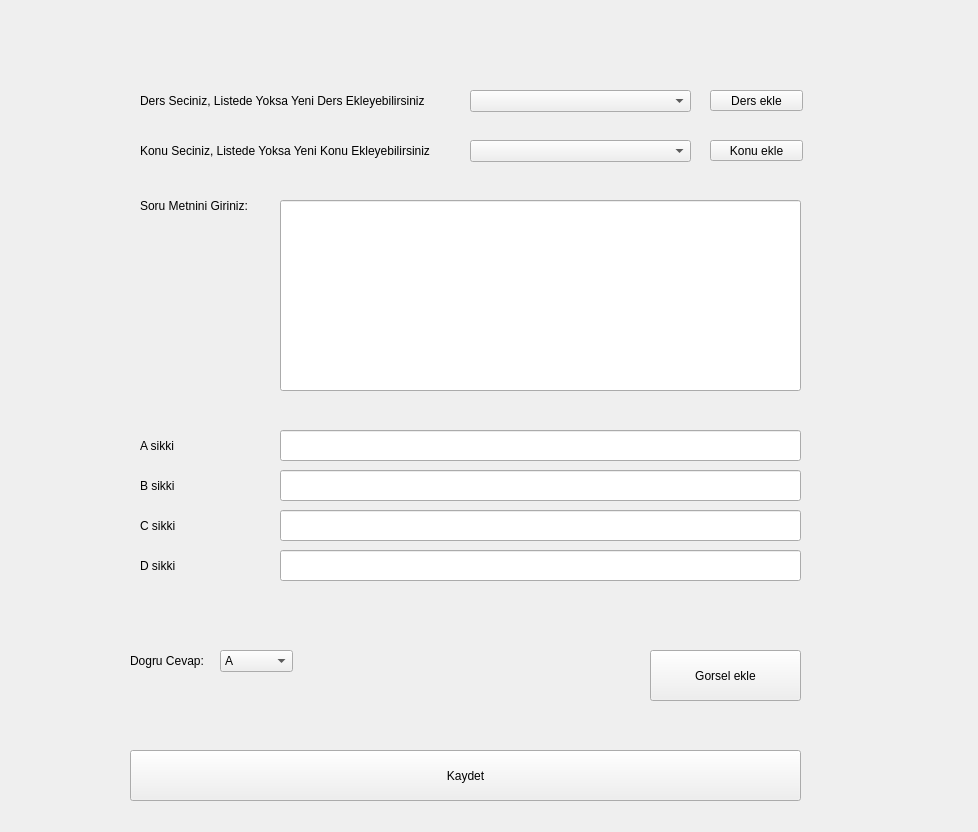
<?xml version="1.0" encoding="UTF-8"?>
<ui version="4.0">
 <class>SoruEkle</class>
 <widget class="QWidget" name="SoruEkle">
  <property name="geometry">
   <rect>
    <x>0</x>
    <y>0</y>
    <width>978</width>
    <height>832</height>
   </rect>
  </property>
  <property name="windowTitle">
   <string>Soru ekle</string>
  </property>
  <widget class="QLabel" name="DersSec_lbl">
   <property name="geometry">
    <rect>
     <x>140</x>
     <y>80</y>
     <width>311</width>
     <height>41</height>
    </rect>
   </property>
   <property name="text">
    <string>Ders Seciniz, Listede Yoksa Yeni Ders Ekleyebilirsiniz</string>
   </property>
  </widget>
  <widget class="QLabel" name="KonuSec_lbl">
   <property name="geometry">
    <rect>
     <x>140</x>
     <y>130</y>
     <width>311</width>
     <height>41</height>
    </rect>
   </property>
   <property name="text">
    <string>Konu Seciniz, Listede Yoksa Yeni Konu Ekleyebilirsiniz</string>
   </property>
  </widget>
  <widget class="QComboBox" name="DersSec_cmbox">
   <property name="geometry">
    <rect>
     <x>470</x>
     <y>90</y>
     <width>221</width>
     <height>22</height>
    </rect>
   </property>
  </widget>
  <widget class="QPushButton" name="DersEkle_btn">
   <property name="geometry">
    <rect>
     <x>710</x>
     <y>90</y>
     <width>93</width>
     <height>21</height>
    </rect>
   </property>
   <property name="text">
    <string>Ders ekle</string>
   </property>
  </widget>
  <widget class="QComboBox" name="KonuSec_cmbox">
   <property name="geometry">
    <rect>
     <x>470</x>
     <y>140</y>
     <width>221</width>
     <height>22</height>
    </rect>
   </property>
  </widget>
  <widget class="QPushButton" name="KonuEkle_btn">
   <property name="geometry">
    <rect>
     <x>710</x>
     <y>140</y>
     <width>93</width>
     <height>21</height>
    </rect>
   </property>
   <property name="text">
    <string>Konu ekle</string>
   </property>
  </widget>
  <widget class="QLabel" name="SoruMetni_lbl">
   <property name="geometry">
    <rect>
     <x>140</x>
     <y>190</y>
     <width>121</width>
     <height>31</height>
    </rect>
   </property>
   <property name="text">
    <string>Soru Metnini Giriniz:</string>
   </property>
  </widget>
  <widget class="QLineEdit" name="SoruMetni_txt">
   <property name="geometry">
    <rect>
     <x>280</x>
     <y>200</y>
     <width>521</width>
     <height>191</height>
    </rect>
   </property>
  </widget>
  <widget class="QLabel" name="Asikki_lbl">
   <property name="geometry">
    <rect>
     <x>140</x>
     <y>430</y>
     <width>51</width>
     <height>31</height>
    </rect>
   </property>
   <property name="text">
    <string>A sikki</string>
   </property>
  </widget>
  <widget class="QLineEdit" name="Asikki_txt">
   <property name="geometry">
    <rect>
     <x>280</x>
     <y>430</y>
     <width>521</width>
     <height>31</height>
    </rect>
   </property>
  </widget>
  <widget class="QLabel" name="Bsikki_lbl">
   <property name="geometry">
    <rect>
     <x>140</x>
     <y>470</y>
     <width>51</width>
     <height>31</height>
    </rect>
   </property>
   <property name="text">
    <string>B sikki</string>
   </property>
  </widget>
  <widget class="QLabel" name="Dsikki_lbl">
   <property name="geometry">
    <rect>
     <x>140</x>
     <y>550</y>
     <width>51</width>
     <height>31</height>
    </rect>
   </property>
   <property name="text">
    <string>D sikki</string>
   </property>
  </widget>
  <widget class="QLabel" name="Csikki_lbl">
   <property name="geometry">
    <rect>
     <x>140</x>
     <y>510</y>
     <width>51</width>
     <height>31</height>
    </rect>
   </property>
   <property name="text">
    <string>C sikki</string>
   </property>
  </widget>
  <widget class="QLineEdit" name="Bsikki_txt">
   <property name="geometry">
    <rect>
     <x>280</x>
     <y>470</y>
     <width>521</width>
     <height>31</height>
    </rect>
   </property>
  </widget>
  <widget class="QLineEdit" name="Csikki_txt">
   <property name="geometry">
    <rect>
     <x>280</x>
     <y>510</y>
     <width>521</width>
     <height>31</height>
    </rect>
   </property>
  </widget>
  <widget class="QLineEdit" name="Dsikki_txt">
   <property name="geometry">
    <rect>
     <x>280</x>
     <y>550</y>
     <width>521</width>
     <height>31</height>
    </rect>
   </property>
  </widget>
  <widget class="QLabel" name="RightAnswer_lbl">
   <property name="geometry">
    <rect>
     <x>130</x>
     <y>650</y>
     <width>91</width>
     <height>21</height>
    </rect>
   </property>
   <property name="text">
    <string>Dogru Cevap:</string>
   </property>
  </widget>
  <widget class="QComboBox" name="RightAnswer_cmbox">
   <property name="geometry">
    <rect>
     <x>220</x>
     <y>650</y>
     <width>73</width>
     <height>22</height>
    </rect>
   </property>
   <item>
    <property name="text">
     <string>A</string>
    </property>
   </item>
   <item>
    <property name="text">
     <string>B</string>
    </property>
   </item>
   <item>
    <property name="text">
     <string>C</string>
    </property>
   </item>
   <item>
    <property name="text">
     <string>D</string>
    </property>
   </item>
  </widget>
  <widget class="QPushButton" name="GorselEkle_btn">
   <property name="geometry">
    <rect>
     <x>650</x>
     <y>650</y>
     <width>151</width>
     <height>51</height>
    </rect>
   </property>
   <property name="text">
    <string>Gorsel ekle</string>
   </property>
  </widget>
  <widget class="QPushButton" name="Kaydet_btn">
   <property name="geometry">
    <rect>
     <x>130</x>
     <y>750</y>
     <width>671</width>
     <height>51</height>
    </rect>
   </property>
   <property name="text">
    <string>Kaydet</string>
   </property>
  </widget>
 </widget>
 <resources/>
 <connections/>
</ui>
